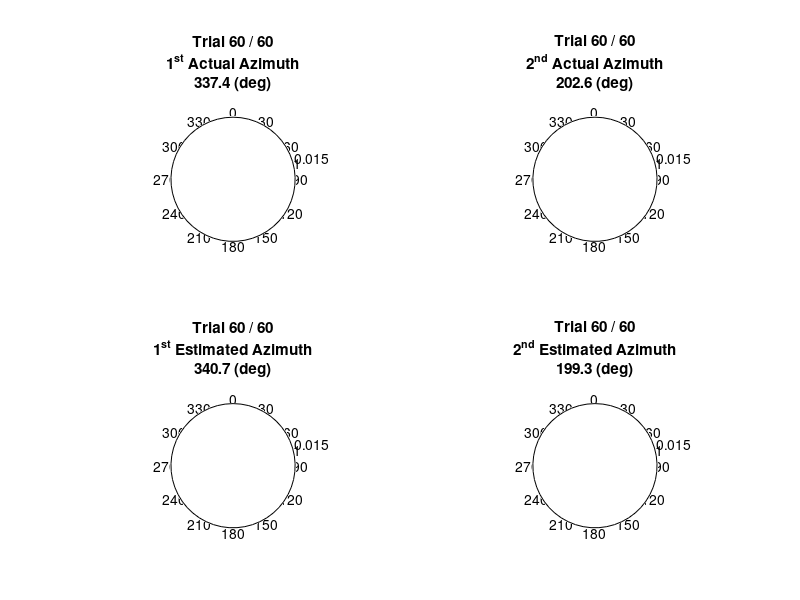

This chart was generated by the following MATLAB code:
%%%%%%%%%%%%%%%%%%%%%%%%%%%%%%%%%%%%%%%%%%%%%%%%%%%%%%%%%%%%%%%%%%%%%%
% Joshua Simmons                                                     %
% July 2015                                                          %
% Uses Time-Difference-of-Arrival (TDOA) to determine the azimuth to %
% a 30 kHz SINE wave underwater.                                     %
%%%%%%%%%%%%%%%%%%%%%%%%%%%%%%%%%%%%%%%%%%%%%%%%%%%%%%%%%%%%%%%%%%%%%%

close all;
clear all;
clc;

% Global Simulation Parameters
%%%%%%%%%%%%%%%%%%%%%%%%%%%%%%%%%%%%%%%%%%%%%%%%%%%%%%%%%%%%%%%%%%%%%%%%%%%
trialCount = 0;
trialTotal = 60;
fig1_On = false;  % Time domain signals and cross-correlation functions
fig2_On = true;  % Compass plots
%%%%%%%%%%%%%%%%%%%%%%%%%%%%%%%%%%%%%%%%%%%%%%%%%%%%%%%%%%%%%%%%%%%%%%%%%%%


% Source Properties
%%%%%%%%%%%%%%%%%%%%%%%%%%%%%%%%%%%%%%%%%%%%%%%%%%%%%%%%%%%%%%%%%%%%%%%%%%%
SNR  = 40;        % Signal to Noise Ratio [dB]
fSce = 30e3;      % Source freq [Hz]
Tsce = 1/fSce;    % Source period [s]
vP   = 1482;      % Propagation Velocity [m/s]
lambda = vP/fSce; % Wavelength [m]
%%%%%%%%%%%%%%%%%%%%%%%%%%%%%%%%%%%%%%%%%%%%%%%%%%%%%%%%%%%%%%%%%%%%%%%%%%%


% Hydrophone Properties
%%%%%%%%%%%%%%%%%%%%%%%%%%%%%%%%%%%%%%%%%%%%%%%%%%%%%%%%%%%%%%%%%%%%%%%%%%%
d = (1/3)*lambda; % Hydrophone spacing [m]
%%%%%%%%%%%%%%%%%%%%%%%%%%%%%%%%%%%%%%%%%%%%%%%%%%%%%%%%%%%%%%%%%%%%%%%%%%%


% Sampler Properties
%%%%%%%%%%%%%%%%%%%%%%%%%%%%%%%%%%%%%%%%%%%%%%%%%%%%%%%%%%%%%%%%%%%%%%%%%%%
fS = 1e6;  % Sample freq [Hz]
tS = 1/fS; % Sample period [s]

% POWER OF 2 STRONGLY PREFERRED TO TAKE ADVANTAGE OF FFT ACCELERATIONS
N0 = 2^10; % #Samples per frame
%%%%%%%%%%%%%%%%%%%%%%%%%%%%%%%%%%%%%%%%%%%%%%%%%%%%%%%%%%%%%%%%%%%%%%%%%%%


% START MAIN LOOP
while (trialCount < trialTotal)
    
    % Constructing simulated input signals
    %%%%%%%%%%%%%%%%%%%%%%%%%%%%%%%%%%%%%%%%%%%%%%%%%%%%%%%%%%%%%%%%%%%%%%%

    % Using a random number generator to randomize the actual time delays
    for iter=2:4;
        rNum = rand();
    
        if (rNum <= 0.5)
            rNum = -1*rNum;
        end
    
        if (iter==2)
            td2_Act = rNum/2*Tsce;   % Actual time delay of chan2
        elseif (iter==3)
            td3_Act = rNum/2*Tsce;   % Actual time delay of chan3
        elseif (iter==4)
            td4_Act = rNum/2*Tsce;   % Actual time delay of chan4
        end
    end

    % Constructing the input signals from the randomized time delays
    t = 0:tS:(N0-1)*tS;       % Time Array [s]
    chan1 = cos(2*pi*fSce*t); % Reference Signal
    chan2 = cos(2*pi*fSce*(t+td2_Act));
    chan3 = cos(2*pi*fSce*(t+td3_Act));
    chan4 = cos(2*pi*fSce*(t+td4_Act));

    % Adding Gaussian Noise for increased realism
    chan1 = awgn(chan1,SNR);
    chan2 = awgn(chan2,SNR);
    chan3 = awgn(chan3,SNR);
    chan4 = awgn(chan4,SNR);
    %%%%%%%%%%%%%%%%%%%%%%%%%%%%%%%%%%%%%%%%%%%%%%%%%%%%%%%%%%%%%%%%%%%%%%%


    % Determining the estimated time delays from cross-correlation
    %%%%%%%%%%%%%%%%%%%%%%%%%%%%%%%%%%%%%%%%%%%%%%%%%%%%%%%%%%%%%%%%%%%%%%%
    [XC12, XC12lags] = xcorr(chan1,chan2,'coeff');
    [XC12yMax, XC12yMaxK] = max(XC12);
    td2_Est  = XC12lags(XC12yMaxK)*tS;

    [XC13, XC13lags] = xcorr(chan1,chan3,'coeff');
    [XC13yMax, XC13yMaxK] = max(XC13);
    td3_Est  = XC13lags(XC13yMaxK)*tS;

    [XC14, XC14lags] = xcorr(chan1,chan4,'coeff');
    [XC14yMax, XC14yMaxK] = max(XC14);
    td4_Est  = XC14lags(XC14yMaxK)*tS;
    %%%%%%%%%%%%%%%%%%%%%%%%%%%%%%%%%%%%%%%%%%%%%%%%%%%%%%%%%%%%%%%%%%%%%%%


    % Determing the location and azimuth to the source
    %%%%%%%%%%%%%%%%%%%%%%%%%%%%%%%%%%%%%%%%%%%%%%%%%%%%%%%%%%%%%%%%%%%%%%%
    
    % Calculating estimated source location
    tRef_Est = (td2_Est^2+td4_Est^2-td3_Est^2)/(2*(td3_Est-td2_Est-td4_Est));
    R1_Est   = vP*tRef_Est;
    R2_Est   = R1_Est + vP*td2_Est;
    yS_Est   = (R2_Est^2-R1_Est^2-d^2)/(2*d);
    xS_Est1  =  sqrt(R1_Est^2-yS_Est^2);
    xS_Est2  = -sqrt(R1_Est^2-yS_Est^2);
    
    % Calculating actual source location
    tRef_Act = (td2_Act^2+td4_Act^2-td3_Act^2)/(2*(td3_Act-td2_Act-td4_Act));
    R1_Act   = vP*tRef_Act;
    R2_Act   = R1_Act + vP*td2_Act;
    yS_Act   = (R2_Act^2-R1_Act^2-d^2)/(2*d);
    xS_Act1  =  sqrt(R1_Act^2-yS_Act^2);
    xS_Act2  = -sqrt(R1_Act^2-yS_Act^2);

    % Checking for impossibilities
    if ( (angle(xS_Est1) == 0 || angle(xS_Est1) == pi) && (angle(xS_Act1) == 0 || angle(xS_Act1) == pi) )
        trialCount = trialCount + 1;
        
        % Converting azimuths from radians to degrees
        azimuth1_Est = atan2(yS_Est,xS_Est1) * (180/pi);
        azimuth2_Est = atan2(yS_Est,xS_Est2) * (180/pi);
    
        azimuth1_Act = atan2(yS_Act,xS_Act1) * (180/pi);
        azimuth2_Act = atan2(yS_Act,xS_Act2) * (180/pi);
        
        
        % Handling negative azimuths
        if (azimuth1_Est < 0)
            azimuth1_Est = azimuth1_Est + 360;
        end

        if (azimuth2_Est < 0)
            azimuth2_Est = azimuth2_Est + 360;
        end
        
        if (azimuth1_Act < 0)
            azimuth1_Act = azimuth1_Act + 360;
        end
        
        if (azimuth2_Act < 0)
            azimuth2_Act = azimuth2_Act + 360;
        end

        % Visualization
        
        stringTrials = sprintf('Trial %0.0f / %0.0f', trialCount, trialTotal);
        
        if (fig1_On == true)
    
            % Stemming time domain (superimposed) and cross-correlations
            figure(1)
                subplot(2,2,1);
                    hold on;
                    stem(t*1e6,chan1,'-b');
                    stem(t*1e6,chan2,'-r');
                    stem(t*1e6,chan3,'-m');
                    stem(t*1e6,chan4,'-g');
                    hold off;
                    xlim([0, 4*lambda/vP*1e6]);
                    xlabel('Time [\mus]');
                    ylabel('Amplitude');
                    legend({'Chan1','Chan2','Chan3','Chan4'});
                    string111 = sprintf('f_{source} = %0.0f [kHz]          f_{samp} = %0.0f [MHz]', fSce/1e3, fS/1e6);
                    string112 = sprintf('SNR = %0.0f [dB]',         SNR);
                    string113 = sprintf('         d = %0.4f [cm]          d = %0.4f [lambda]', d*100, d/lambda);
                    string114 = sprintf('T/4 = %0.4f [us]',         Tsce/4*1e6);
                    title({string111,string112,string113,string114});
                subplot(2,2,2);
                    hold on;
                    stem(XC12lags*tS*1e6,XC12,'r');
                    plot(td2_Act*1e6,XC12yMax,'b.','MarkerSize',20);
                    plot(td2_Est*1e6,XC12yMax,'k.','MarkerSize',20);
                    hold off;
                    string121 = sprintf('td2_{Act} = %f [us]', td2_Act*1e6);
                    string122 = sprintf('td2_{Est} = %f [us]', td2_Est*1e6);
                    legend({'',string121,string122});
                    title('XC_{12}');
                    xlabel('Time [\mus]');
                subplot(2,2,3);
                    hold on;
                    stem(XC13lags*tS*1e6,XC13,'m');
                    plot(td3_Act*1e6,XC13yMax,'b.','MarkerSize',20);
                    plot(td3_Est*1e6,XC13yMax,'k.','MarkerSize',20);
                    hold off;
                    string131 = sprintf('td3_{Act} = %f [us]', td3_Act*1e6);
                    string132 = sprintf('td3_{Est} = %f [us]', td3_Est*1e6);
                    legend({'',string131,string132});
                    title('XC_{13}');
                    xlabel('Time [\mus]');
                subplot(2,2,4);
                    hold on;
                    stem(XC14lags*tS*1e6,XC14,'g');
                    plot(td4_Act*1e6,XC14yMax,'b.','MarkerSize',20);
                    plot(td4_Est*1e6,XC14yMax,'k.','MarkerSize',20);
                    hold off;
                    string141 = sprintf('td4_{Act} = %f [us]', td4_Act*1e6);
                    string142 = sprintf('td4_{Est} = %f [us]', td4_Est*1e6);
                    legend({'',string141,string142});
                    title('XC_{14}');
                    xlabel('Time [\mus]');
        end
        
        if (fig2_On == true)
            
            % Estimated source azimuths
            figure(2)
                subplot(2,2,1);            
                    compass([0 xS_Act1],[0 yS_Act],'-r');
                    view([90, -90]);
                    string211 = sprintf('%0.1f (deg)', azimuth1_Act);
                    title({stringTrials,'1^{st} Actual Azimuth',string211,''});
                subplot(2,2,2);            
                    compass([0 xS_Act2],[0 yS_Act],'-r');
                    view([90, -90]);
                    string212 = sprintf('%0.1f (deg)', azimuth2_Act);
                    title({stringTrials,'2^{nd} Actual Azimuth',string212,''});
                subplot(2,2,3);            
                    compass([0 xS_Est1],[0 yS_Est],'-b');
                    view([90, -90]);
                    string221 = sprintf('%0.1f (deg)', azimuth1_Est);
                    title({stringTrials,'1^{st} Estimated Azimuth',string221,''});
                subplot(2,2,4);            
                    compass([0 xS_Est2],[0 yS_Est],'-b');
                    view([90, -90]);
                    string231 = sprintf('%0.1f (deg)', azimuth2_Est);
                    title({stringTrials,'2^{nd} Estimated Azimuth',string231,''});
        end
    end
    %%%%%%%%%%%%%%%%%%%%%%%%%%%%%%%%%%%%%%%%%%%%%%%%%%%%%%%%%%%%%%%%%%%%%%%
    pause(1.00);
end
%%%%%%%%%%%%%%%%%%%%%%%%%%%%%%%%%%%%%%%%%%%%%%%%%%%%%%%%%%%%%%%%%%%%%%%%%%%